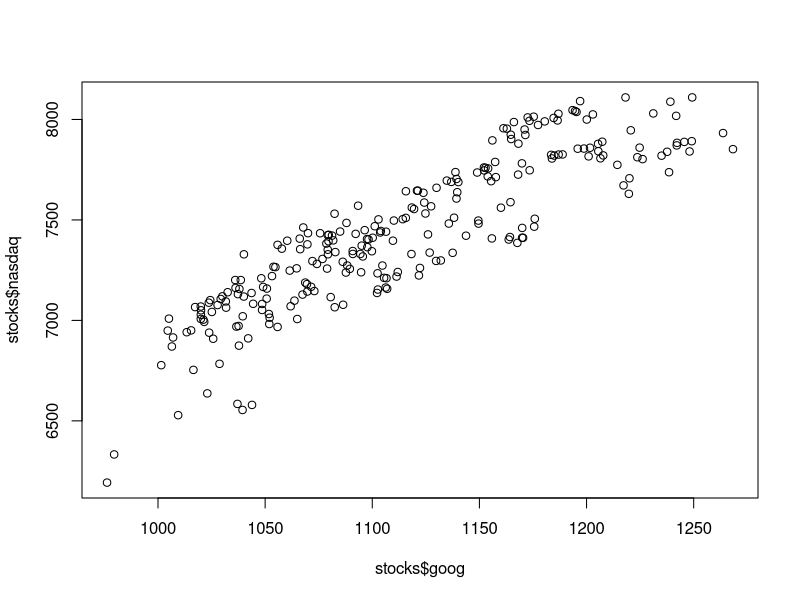
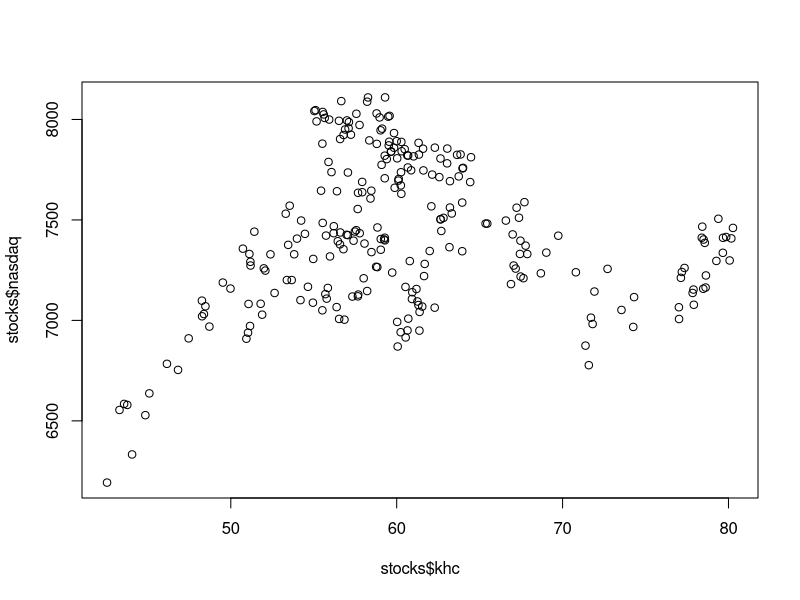
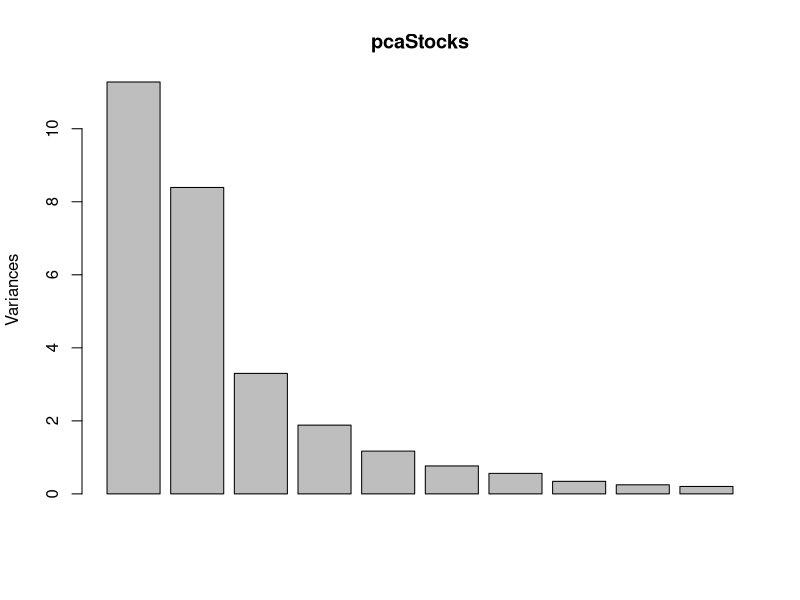
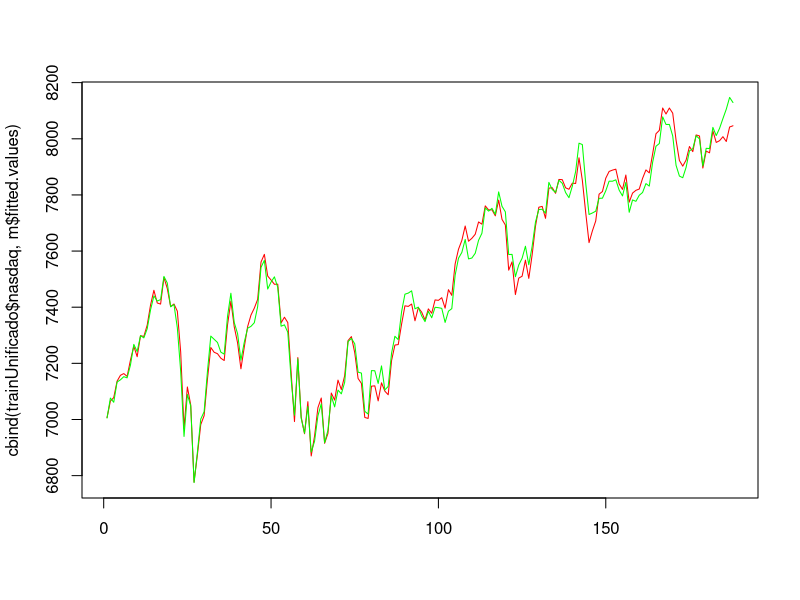
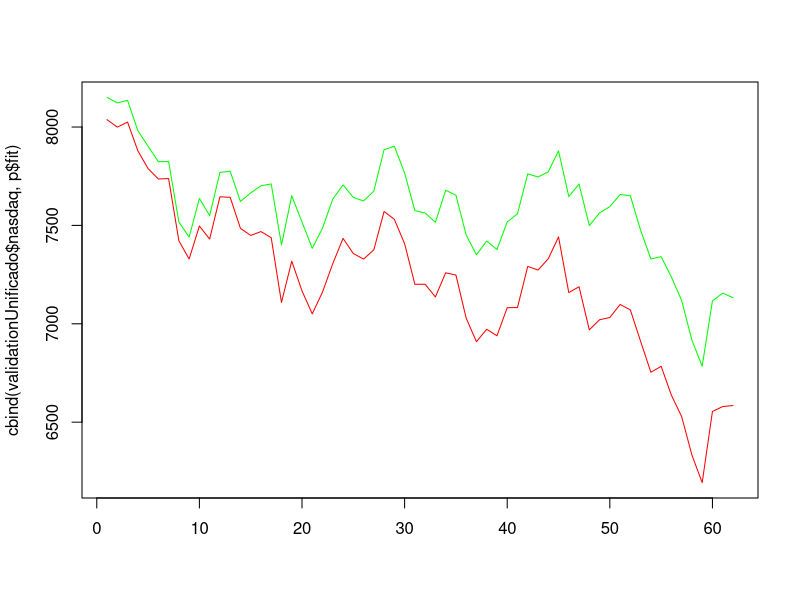

These charts were generated, in order, by the following R code:
## libs
library(stringr)
library(ggplot2)
library(dplyr)

## stock prices
stocks = read.csv(file = 'data/stocks/stockprices.csv', header = T, stringsAsFactors = F)
stocks$date = as.Date(stocks$date, format = "%Y-%m-%d")
str(stocks)

## tendencia central y dispersión sobre nasdaq
summary(stocks$nasdaq)
var(stocks$nasdaq)
sd(stocks$nasdaq)

## correlaciones entre stocks y nasdaq

## low r
cor(stocks$aaba, stocks$nasdaq)
cor(stocks$aal, stocks$nasdaq)
cor(stocks$bidu, stocks$nasdaq)
cor(stocks$intc, stocks$nasdaq)

## low positive r
cor(stocks$fox, stocks$nasdaq)
cor(stocks$fb, stocks$nasdaq)

## positive r
cor(stocks$aapl, stocks$nasdaq)
cor(stocks$adbe, stocks$nasdaq)
cor(stocks$atvi, stocks$nasdaq)
cor(stocks$msft, stocks$nasdaq)
cor(stocks$nflx, stocks$nasdaq)

## high positive r
cor(stocks$amzn, stocks$nasdaq)
cor(stocks$fox, stocks$foxa)

## correlation matrix
corMatrix = cor(stocks[2:31])
corM05 = subset(corMatrix, corMatrix[, "nasdaq"] >= 0.5 & corMatrix[, "nasdaq"] < 1)
corM05[,"nasdaq"]

## scatter plots 
plot(x = stocks$goog, y = stocks$nasdaq)
plot(x = stocks$khc, y = stocks$nasdaq)

## linear model - regresión lineal
m1 = lm(nasdaq ~ amzn, data = stocks)
m2 = lm(nasdaq ~ goog, data = stocks)
m3 = lm(nasdaq ~ amzn + goog, data = stocks)
summary(m1)
summary(m2)
summary(m3)

summary(lm(nasdaq ~ amzn + goog + aapl, data = stocks))
summary(lm(nasdaq ~ khc, data = stocks))

## Principal Component Analysis (PCA)
pcaStocks = prcomp(stocks[2:30], scale = TRUE)
screeplot(pcaStocks)
summary(pcaStocks)

## 90% cumulative proportion of variance con PC1-5
trainUnificado = head(cbind(pcaStocks$x[,1:5], stocks[31]), 188)
m = lm(nasdaq ~ PC1 + PC2 + PC3 + PC4 + PC5, data = trainUnificado)
summary(m)
matplot(cbind(trainUnificado$nasdaq,m$fitted.values),type="l",col=c("red","green"),lty=c(1,1))

## validation
validationUnificado = tail(cbind(pcaStocks$x[,1:5], stocks[31]),62)
p = predict(m, validationUnificado, se.fit = TRUE)
matplot(cbind(validationUnificado$nasdaq,p$fit),type="l",col=c("red","green"),lty=c(1,1))
